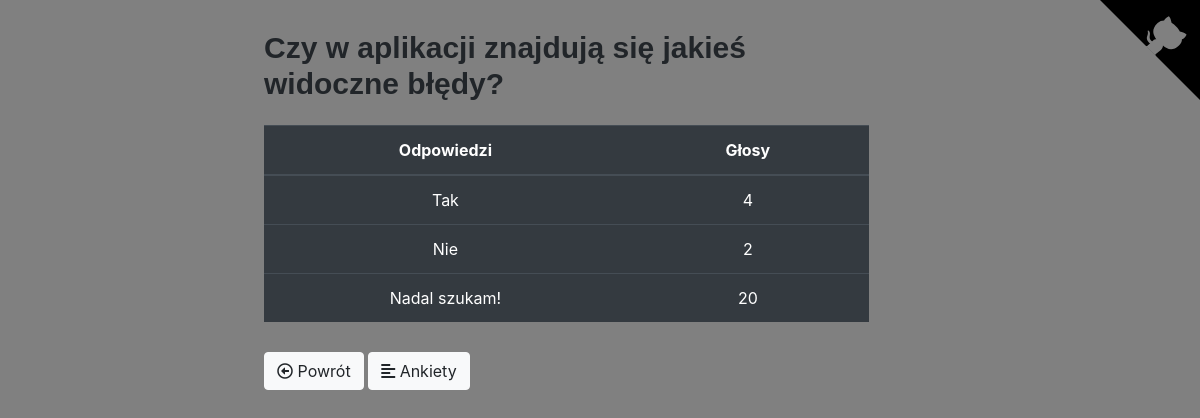
/polls/9/results/, run on the app's committed database.
### polls/models.py (models this page shows, shortened)
class Question(models.Model):
    question_text = models.CharField(max_length=200)
    pub_date = models.DateTimeField('Date published')
    def was_published_recently(self):
        now = timezone.now()
        return now - datetime.timedelta(days=1) <= self.pub_date <= now
    was_published_recently.admin_order_field = 'pub_date'
    was_published_recently.boolean = True
    was_published_recently.short_description = 'Published recently?'

class Choice(models.Model):
    question = models.ForeignKey(Question, on_delete=models.CASCADE)
    choice_text = models.CharField(max_length=200)
    votes = models.IntegerField(default=0)

### polls/views.py (the view)
# urls.py: path('<int:pk>/results/', views.ResultsView.as_view(), name='results'),
class ResultsView(generic.DetailView):
    model = Question
    template_name = 'polls/results.html'

### polls/templates/polls/results.html (shortened to what this page needs)
{% extends 'polls/base.html' %}
{% block body %}
    <div class="container">
        <h2>{{ question.question_text }}</h2>
        <table class="table table-hover table-dark">
          <thead align="center">
            <tr>
              <th scope="col" style="width:60%">Odpowiedzi</th>
              <th scope="col" style="width:40%">Głosy</th>
            </tr>
          </thead>
          <tbody align="center">
            {% for choice in question.choice_set.all %}
                <tr>
                  <td>{{ choice.choice_text }}</td>
                  <td>{{ choice.votes }}</td>
                </tr>
            {% endfor %}
          </tbody>
        </table>
        <a class="btn btn-light" href="{% url 'polls:detail' question.id %}">
            <i class="far fa-arrow-alt-circle-left"></i> Powrót</a>
        <a class="btn btn-light" href="{% url 'polls:index' %}"><i class="fas fa-align-left"></i> Ankiety</a>
    </div>
{% endblock %}

### static/polls/style.css (style rules this page uses)
body { background: grey; padding: 15px; }
h2 { font-size: 30px; font-family: 'Arial'; font-weight: bold; padding-top: 15px; padding-bottom: 15px; width: 600px; }
.container { width: 60%; margin: auto; }
.table { width: 90%; margin-bottom: 30px; }

### data on the page
Question: question_text "Czy w aplikacji znajdują się jakieś widoczne błędy?"
Choice: choice_text "Tak", votes "4"
Choice: choice_text "Nie", votes "2"
Choice: choice_text "Nadal szukam!", votes "20"
